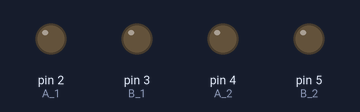
The sketch below on a simulated Arduino Uno, built with avr-gcc and run on an emulated ATmega328P. Shown: output pins drawn as LEDs (lit = HIGH).

Above: at 0.05 s.
At 8.0 s:
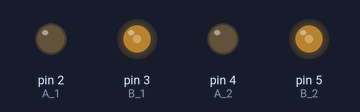
Timing chart, 0 to 10.4 s (numbered marks = the images above):
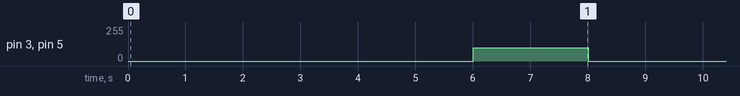

The sketch:

ArduinoDCMotorTesting.ino
```cpp
/*
The following code is the code used for testing the H-Bridge
and the DC Motors functionality

First step is create a constant variable that will hold the value of the pin numbers we will be
using on the Arduino Giga R1 Board
We have named the following variables as such due to our H-Bridge design
and for better readibility when doing the wiring.
*/

const int A_1= 2; // Creating a Constant Called A_1 that holds the value of Pin 2
const int B_1= 3; // Creating a Constant Called B_1 that holds the value of Pin 3

const int A_2= 4; // Creating a Constant Called A_2 that holds the value of Pin 4
const int B_2= 5; // Creating a Constant Called B_2 that holds the value of Pin 5

/*The following section under "setup" will be on charge of allocating the Pins with their respective numerical value that indicates their place on the Arduino board.*/
void setup()
{

  pinMode(A_1, OUTPUT); //Setting up Pin 2 as OUTPUT
  pinMode(B_1, OUTPUT);//Setting up Pin 3 as OUTPUT

  pinMode(A_2, OUTPUT); //Setting up Pin 4 as OUTPUT
  pinMode(B_2, OUTPUT); //Setting up Pin 5 as OUTPUT

}

/*
The following block of code under "Loop" is what the Arduino board will continue to run endlessly
*/
void loop() {
  /*
    Power goes from 0 to 255.
    With a 12V source, the value of 100 should be around 40% Duty Cycle of Motor.
    We use 'analogWrite' Instead of 'digitalWrite' to be able to manipulate the
    Duty Cycle, since 'digitalWrite' only allows to use LOW or HIGH values/
  */

// LOW, LOW STOP
  analogWrite(A_1, 0);  // A1 = 0.  LOW
  analogWrite(B_1, 0);  // B1 = 0.  LOW

  analogWrite(A_2, 0);  //A2 = 0.  LOW
  analogWrite(B_2, 0);  //B2 = 0. LOW
  delay(2000);

//HIGH, LOW FORWARD
  analogWrite(A_1, 100); //A1 = 1. HIGH
  analogWrite(B_1, 0);   //B1 = 0. LOW

  analogWrite(A_2, 100); //A2 = 1.  HIGH
  analogWrite(B_2, 0);  //B2 = 0.  LOW
  delay(2000);

// LOW, LOW STOP
 analogWrite(A_1, 0);  // A1 = 0.  LOW
  analogWrite(B_1, 0);  // B1 = 0.  LOW

  analogWrite(A_2, 0);  //A2 = 0.  LOW
  analogWrite(B_2, 0);  //B2 = 0. LOW
  delay(2000);

//LOW, HIGH REVERSE
  analogWrite(A_1, 0);  // A1 = 0. LOW
  analogWrite(B_1, 100); // B1 = 1. HIGH

  analogWrite(A_2, 0); // A2 = 0. LOW
  analogWrite(B_2, 100);  //B1 = 1. HIGH
  delay(2000);

}
```

Measured:
- by itself, pin 3 (B_1), pin 5 (B_2): alternates 100/255 for 2.0 s and 0/255 for 6.0 s
